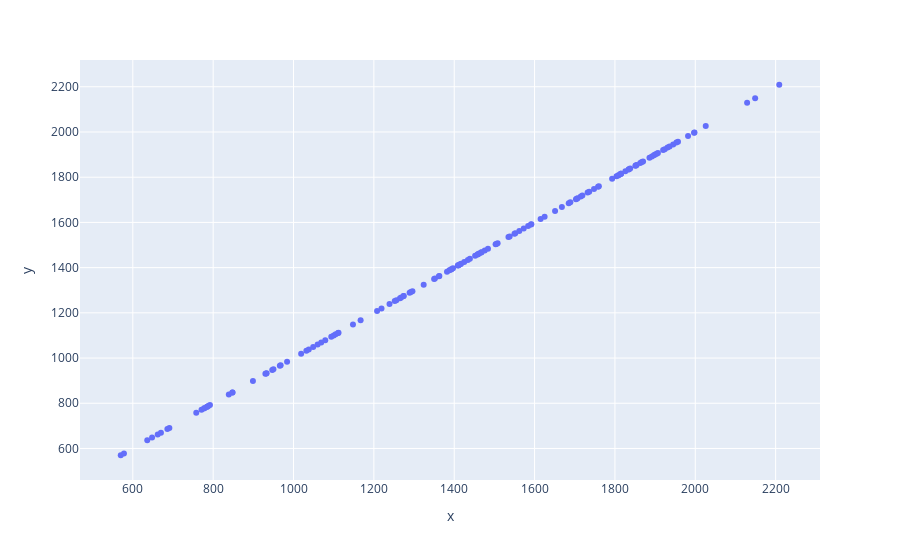

Write notebook code for a chart like this one.
### Code cell
normal = px.scatter(x=df['gdp'], y=df['gdp'])
normal.show()

### Figure 1 — Plotly figure (JSON) as saved in the notebook; plotly's stock layout.template omitted (floating-point values rounded to 4 significant figures; data arrays with more than 128 entries replaced by an {"elided": "..."} marker saying what was removed)
{"data": [{"hovertemplate": "x=%{x}<br>y=%{y}<extra></extra>", "legendgroup": "", "marker": {"color": "#636efa", "symbol": "circle"}, "mode": "markers", "name": "", "orientation": "v", "showlegend": false, "type": "scatter", "x": {"elided": "145 int values"}, "xaxis": "x", "y": {"elided": "145 int values"}, "yaxis": "y"}], "layout": {"autosize": true, "legend": {"tracegroupgap": 0}, "margin": {"t": 60}, "xaxis": {"anchor": "y", "autorange": true, "domain": [0, 1], "range": [469.8, 2309.0], "title": {"text": "x"}, "type": "linear"}, "yaxis": {"anchor": "x", "autorange": true, "domain": [0, 1], "range": [443.1, 2336.0], "title": {"text": "y"}, "type": "linear"}}}
